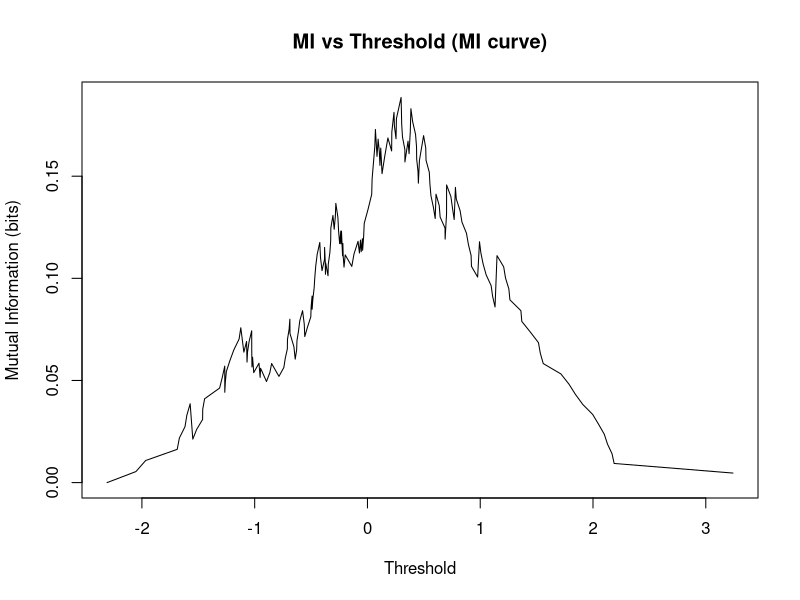

Source code (R):
# Load libraries
library(dplyr)
library(survival)

# ---- PART 1: MI for 2x2 Table ----

cat("\n--- MI for 2x2 Table ---\n")

table_2x2 <- matrix(c(30, 10, 5, 55), nrow = 2, byrow = TRUE)
rownames(table_2x2) <- c("S=0", "S=1")
colnames(table_2x2) <- c("T=0", "T=1")

joint_p <- table_2x2 / sum(table_2x2)
p_s <- rowSums(joint_p)
p_t <- colSums(joint_p)

mi <- 0
for (s in 1:2) {
  for (t in 1:2) {
    p_joint <- joint_p[s, t]
    if (p_joint > 0) {
      mi <- mi + p_joint * log2(p_joint / (p_s[s] * p_t[t]))
    }
  }
}

cat("Mutual Information (2x2 Table) =", mi, "bits\n")

# ---- PART 2: MI across thresholds (ROC-like) ----

cat("\n--- MI across thresholds ---\n")

set.seed(123)
n <- 200
score <- rnorm(n)
label <- ifelse(score + rnorm(n, sd=1) > 0, 1, 0)

thresholds <- sort(unique(score), decreasing = TRUE)

compute_mi <- function(tab) {
  joint_p <- tab / sum(tab)
  p_s <- rowSums(joint_p)
  p_t <- colSums(joint_p)
  
  mi <- 0
  for (s in 1:2) {
    for (t in 1:2) {
      p_joint <- joint_p[s, t]
      if (p_joint > 0) {
        mi <- mi + p_joint * log2(p_joint / (p_s[s] * p_t[t]))
      }
    }
  }
  return(mi)
}

mi_values <- numeric(length(thresholds))
for (i in seq_along(thresholds)) {
  thr <- thresholds[i]
  pred_class <- ifelse(score >= thr, 1, 0)
  tab <- table(pred_class, label)
  
  tab_full <- matrix(0, nrow = 2, ncol = 2)
  tab_full[as.numeric(rownames(tab)) + 1, as.numeric(colnames(tab)) + 1] <- tab
  
  mi_values[i] <- compute_mi(tab_full)
}

# Plot MI vs threshold
plot(thresholds, mi_values, type = "l", xlab = "Threshold", ylab = "Mutual Information (bits)",
     main = "MI vs Threshold (MI curve)")

# ---- PART 3: MI for Logistic Regression ----

cat("\n--- MI for Logistic Regression ---\n")

set.seed(123)
n <- 1000
X <- rnorm(n)
beta0 <- -0.5
beta1 <- 1.2
p_T_given_X <- 1 / (1 + exp(-(beta0 + beta1 * X)))
T_bin <- rbinom(n, size = 1, prob = p_T_given_X)

logit_model <- glm(T_bin ~ X, family = binomial)
p_hat <- predict(logit_model, type = "response")

p_T <- mean(T_bin)
H_T <- - (p_T * log2(p_T) + (1 - p_T) * log2(1 - p_T))
H_T_given_X <- mean(- (p_hat * log2(p_hat) + (1 - p_hat) * log2(1 - p_hat)))
MI_logit <- H_T - H_T_given_X

cat("Mutual Information (Logistic Regression) =", MI_logit, "bits\n")

# ---- PART 4: MI for Cox Regression (Event Indicator) ----

cat("\n--- MI for Cox Regression ---\n")

set.seed(123)
n <- 1000
X <- rnorm(n)
baseline_hazard <- 0.1
beta <- 1.0
hazard <- baseline_hazard * exp(beta * X)
T_surv <- rexp(n, rate = hazard)
Censoring_time <- rexp(n, rate = 0.05)
Time_obs <- pmin(T_surv, Censoring_time)
Event <- as.numeric(T_surv <= Censoring_time)

cox_model <- coxph(Surv(Time_obs, Event) ~ X)
lp <- predict(cox_model, type = "lp")

# Approximate MI using logistic regression on event indicator
logit_model_event <- glm(Event ~ X, family = binomial)
p_hat_event <- predict(logit_model_event, type = "response")

p_Event <- mean(Event)
H_Event <- - (p_Event * log2(p_Event) + (1 - p_Event) * log2(1 - p_Event))
H_Event_given_X <- mean(- (p_hat_event * log2(p_hat_event) + (1 - p_hat_event) * log2(1 - p_hat_event)))
MI_cox <- H_Event - H_Event_given_X

cat("Mutual Information (Cox Regression, Event Indicator) =", MI_cox, "bits\n")

